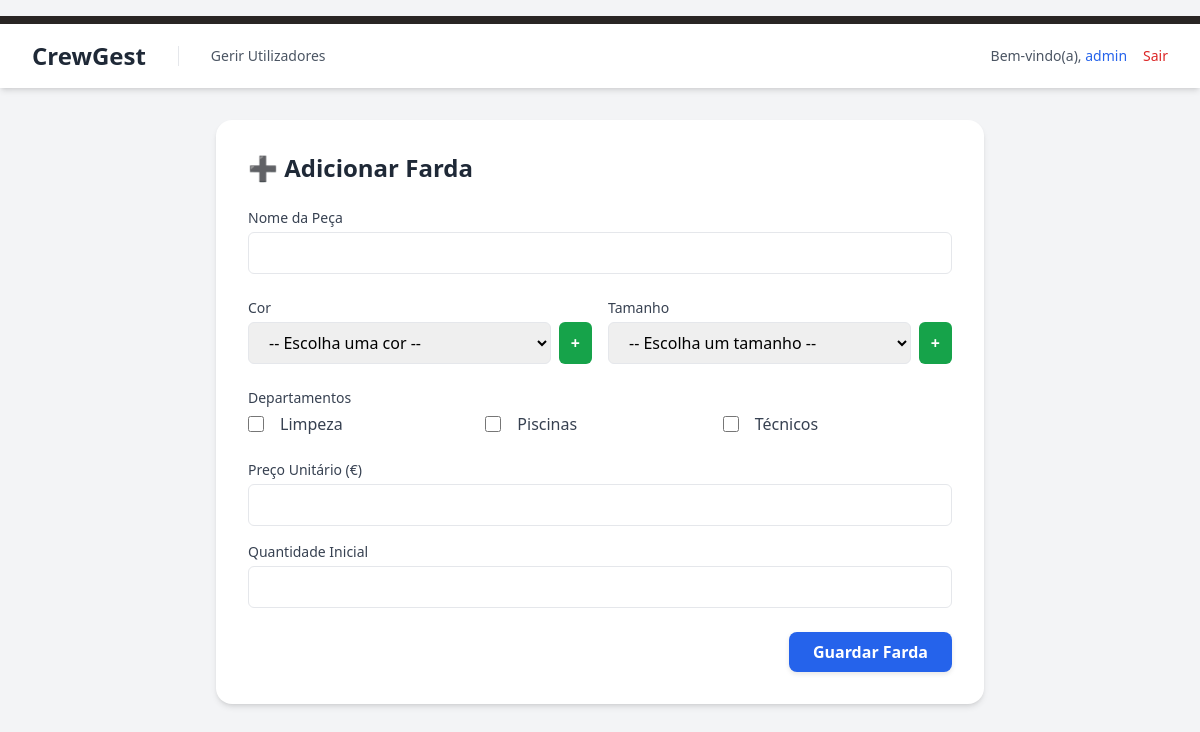
The page /public/adicionar_farda.php (signed in) on the database as committed earlier.
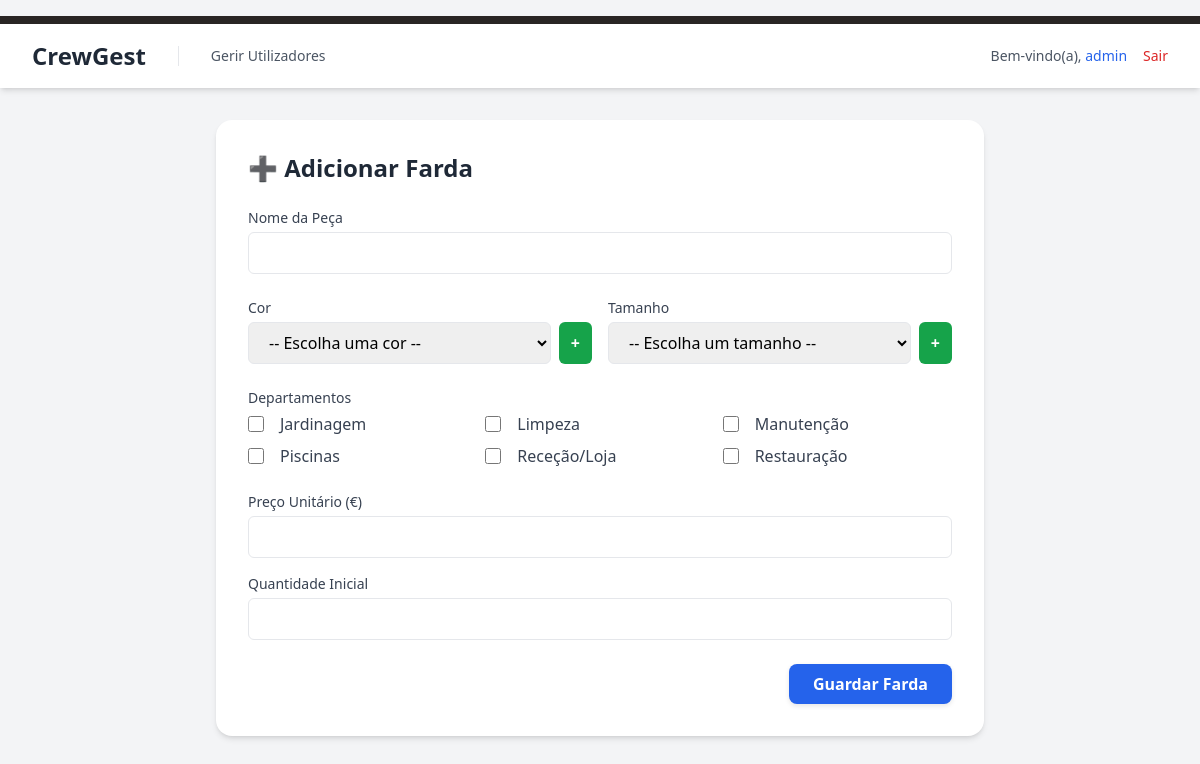
The same page on the database as committed later.
### tables this page shows
CREATE TABLE `departamentos` (
  `id` int(11) NOT NULL,
  `nome` varchar(100) NOT NULL,
  `criado_em` timestamp NOT NULL DEFAULT current_timestamp()
);

### public/adicionar_farda.php (the view, shortened to what this page needs)
<?php
require_once '../config/db.php';
$departamentos = $pdo->query("SELECT id, nome FROM departamentos ORDER BY nome ASC")->fetchAll(PDO::FETCH_ASSOC);
?>
<!DOCTYPE html>
<html lang="pt-PT" class="bg-gray-100">
<head>
    <link href="<?= BASE_URL ?>/public/css/style.css" rel="stylesheet">
</head>
<body class="bg-gray-100">
    <?php include_once '../src/templates/header.php'; ?>
    <main class="max-w-3xl mx-auto bg-white rounded-2xl shadow-md p-8 mt-8">
        <h1 class="text-2xl font-bold text-gray-800 mb-6">➕ Adicionar Farda</h1>
        <form action="" method="POST" class="space-y-6">
            <div>
                <label class="block text-sm font-medium text-gray-700 mb-1">Nome da Peça</label>
                <input type="text" name="nome" required
                       class="w-full px-4 py-2 border rounded-md focus:ring-2 focus:ring-blue-500">
            </div>
            <div class="grid grid-cols-1 md:grid-cols-2 gap-4">
                <div>
                    <label class="block text-sm font-medium text-gray-700 mb-1">Cor</label>
                    <div class="flex gap-2">
                        <select id="cor_id" name="cor_id" class="w-full px-4 py-2 border rounded-md" required>
                            <option value="">-- Escolha uma cor --</option>
                        </select>
                        <button type="button" id="btnAddCor"
                                style="background:#16a34a; color:white; font-weight:bold;
                                    padding:0 12px; border-radius:6px;">
                            +
                        </button>
                    </div>
                </div>
                <div>
                    <label class="block text-sm font-medium text-gray-700 mb-1">Tamanho</label>
                    <div class="flex gap-2">
                        <select id="tamanho_id" name="tamanho_id" class="w-full px-4 py-2 border rounded-md" required>
                            <option value="">-- Escolha um tamanho --</option>
                        </select>
                        <button type="button" id="btnAddTamanho"
                                style="background:#16a34a; color:white; font-weight:bold;
                                    padding:0 12px; border-radius:6px;">
                            +
                        </button>
                    </div>
                </div>
            </div>
            <div>
                <label class="block text-sm font-medium text-gray-700 mb-1">Departamentos</label>
                <div class="grid grid-cols-2 md:grid-cols-3 gap-2">
                    <?php foreach ($departamentos as $d): ?>
                        <label class="flex items-center space-x-2">
                            <input type="checkbox" name="departamentos[]" value="<?= $d['id'] ?>"
                                   class="h-4 w-4 text-blue-600 border-gray-300 rounded">
                            <span class="text-gray-700 ml-4"><?= htmlspecialchars($d['nome']) ?></span>
                        </label>
                    <?php endforeach; ?>
                </div>
            </div>
            <div class="grid grid-cols-2 gap-4">
                <div>
                    <label class="block text-sm font-medium text-gray-700 mb-1">Preço Unitário (€)</label>
                    <input type="number" step="0.01" min="0" name="preco_unitario" required
                           class="w-full px-4 py-2 border rounded-md focus:ring-2 focus:ring-blue-500">
                </div>
                <div>
                    <label class="block text-sm font-medium text-gray-700 mb-1">Quantidade Inicial</label>
                    <input type="number" name="quantidade" min="0" required
                           class="w-full px-4 py-2 border rounded-md focus:ring-2 focus:ring-blue-500">
                </div>
            </div>
            <div class="flex justify-end">
                <button type="submit"
                        class="bg-blue-600 hover:bg-blue-700 text-white font-semibold px-6 py-2 rounded-lg shadow">
                    Guardar Farda
                </button>
            </div>
        </form>
    </main>
</body>
</html>

Rows that differ between the two databases and show on the page:
added departamentos: nome "Jardinagem"
changed departamentos: nome "Técnicos" → "Manutenção"; moves up the list
added departamentos: nome "Receção/Loja"
added departamentos: nome "Restauração"
